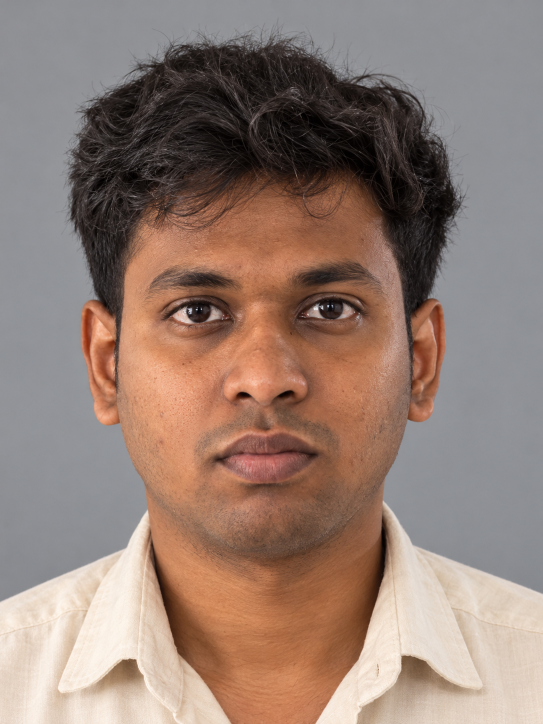
#> input picture assets/source/aakash-clean-reference.png, 1086 x 1448 px (shown at 1/2 size)
$ python extract_hair_overlay.py
#> lines starting #> are read from the running program, lines starting #| are printed output that depends on the picture; after the words box and inside, x2 and y2 are one past the last pixel; in counts of white or black regions, pixels touching at a corner belong together
"""Lift Aakash's photographed dark curls into an aligned transparent layer."""

from pathlib import Path

import numpy as np
from PIL import Image, ImageFilter


ROOT = Path(__file__).resolve().parents[1]
SOURCE = ROOT / "assets/source/aakash-clean-reference.png"
OUTPUT = ROOT / "assets/aakash-hair-overlay.png"
CROP = (130, 50, 950, 650)


def main() -> None:
    source = Image.open(SOURCE).convert("RGB").crop(CROP)
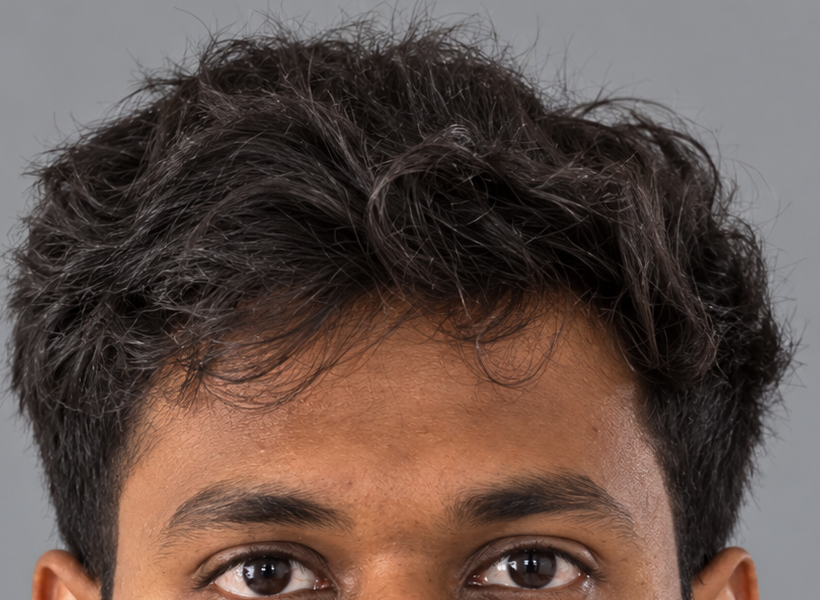
#> source: PIL image 820x600 RGB; mean R, G, B 97.7, 80.1, 73.2
    rgb = np.asarray(source, dtype=np.float32)
    height, width = rgb.shape[:2]
#> height = 600; width = 820
    yy, xx = np.mgrid[CROP[1]:CROP[3], CROP[0]:CROP[2]]
    luminance = rgb[..., 0] * .28 + rgb[..., 1] * .59 + rgb[..., 2] * .13
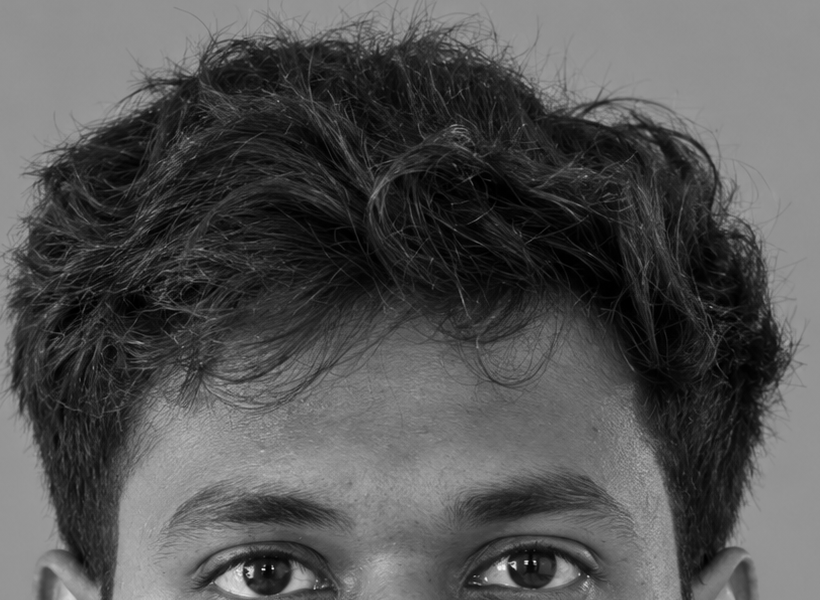
#> luminance: shape (600, 820) float32; min 0, max 248.4, mean 84.1
    # The source has dark hair against gray and warm skin. Keep translucent
    # flyaways while excluding the eyebrows below the photographed hairline.
    alpha = np.clip((122 - luminance) / 65, 0, 1) ** 1.1
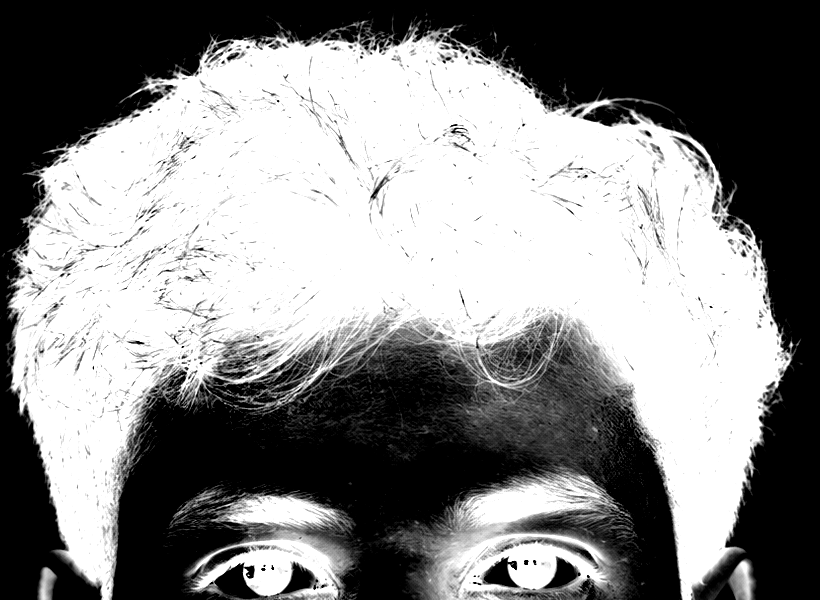
#> alpha: shape (600, 820) float32; min 0, max 1, mean 0.527
    lower_edge = 455 + 90 * np.minimum(1, (np.abs(xx - 540) / 360) ** 2)
    alpha *= np.clip((lower_edge - yy) / 75, 0, 1)
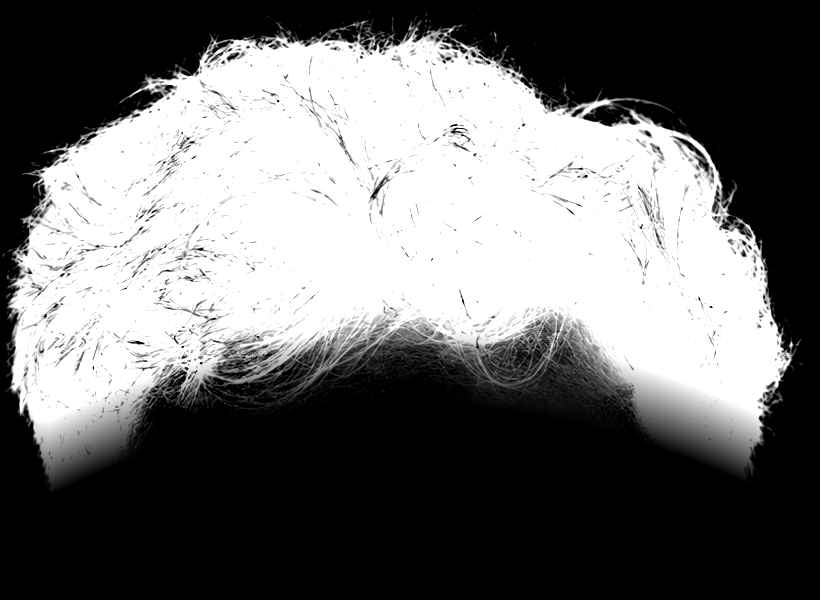
#> alpha: shape (600, 820) float32; min 0, max 1, mean 0.425
    alpha *= np.clip((xx - 135) / 25, 0, 1) * np.clip((945 - xx) / 25, 0, 1)
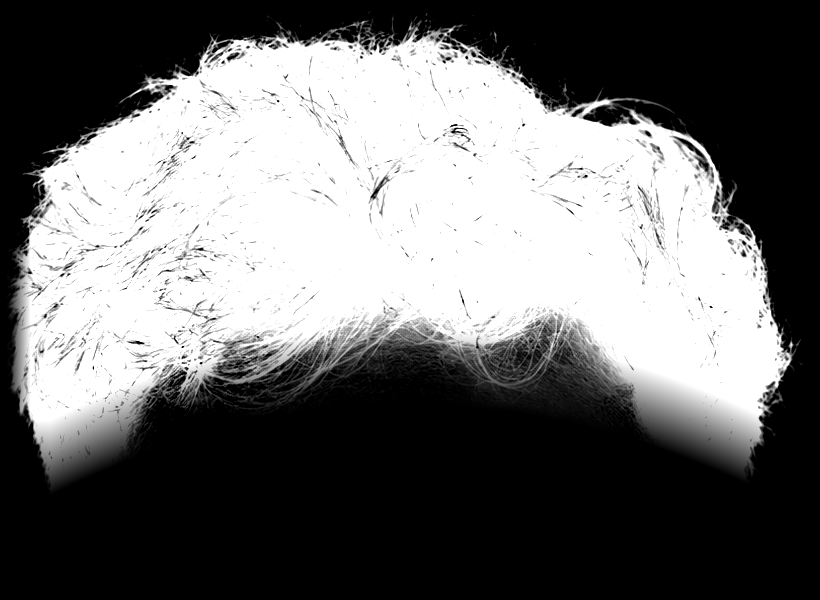
#> alpha: shape (600, 820) float32; 0.72% of pixels changed, all inside (x1, y1, x2, y2) = (0, 166, 803, 430)
    alpha *= np.clip((yy - 51) / 20, 0, 1)
#> alpha: shape (600, 820) float32; 0.02% of pixels changed, all inside (x1, y1, x2, y2) = (266, 9, 475, 21)
    alpha = Image.fromarray(np.uint8(np.round(alpha * 255)), "L").filter(ImageFilter.GaussianBlur(.55))
#> alpha: PIL image 820x600 L
    rgba = source.convert("RGBA")
    rgba.putalpha(alpha)
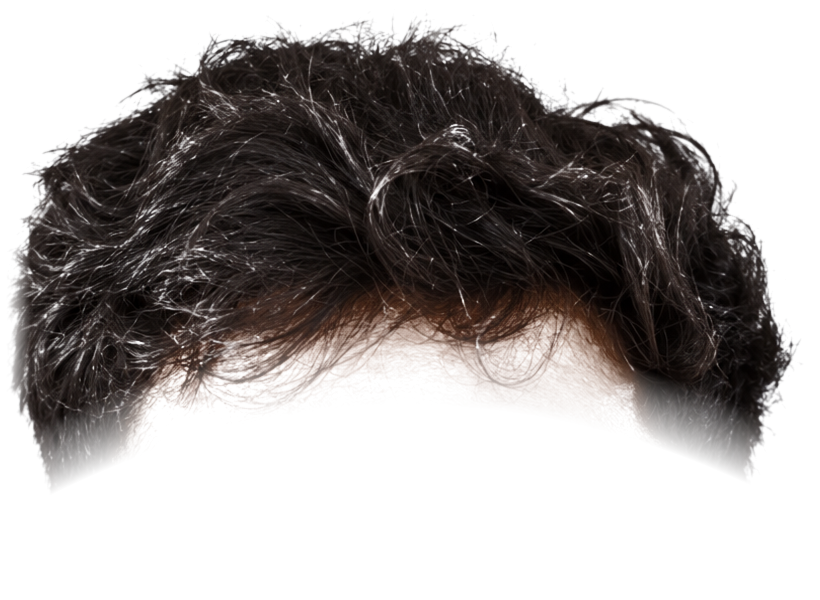
#> rgba: PIL image 820x600 RGBA; mean R, G, B, A 97.7, 80.1, 73.2, 108.1; transparent parts drawn white
    rgba.save(OUTPUT, optimize=True)
    print(f"Wrote {OUTPUT} ({width}x{height})")
#| Wrote assets/aakash-hair-overlay.png (820x600)


if __name__ == "__main__":
    main()

$ run again, with assets/source/aakash-bald-generated.png copied over assets/source/aakash-clean-reference.png
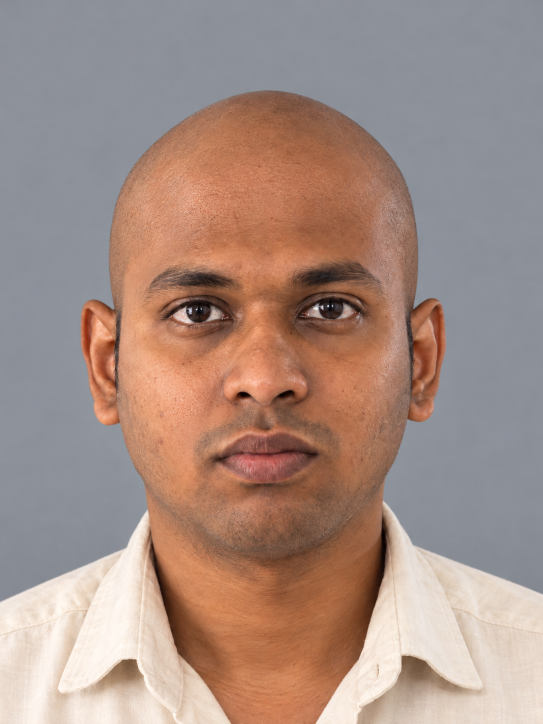
#> input picture assets/source/aakash-bald-generated.png, 1086 x 1448 px (shown at 1/2 size)
#> in main, `alpha *= np.clip((lower_edge - yy) / 75, 0, 1)`:
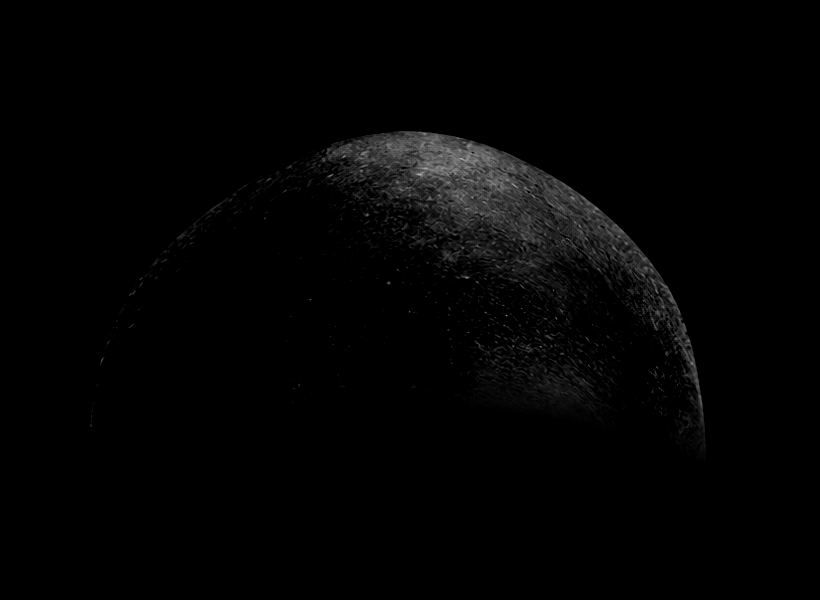
#> alpha: shape (600, 820) float32; min 0, max 0.705, mean 0.0138
#> in main, `rgba.putalpha(alpha)`:
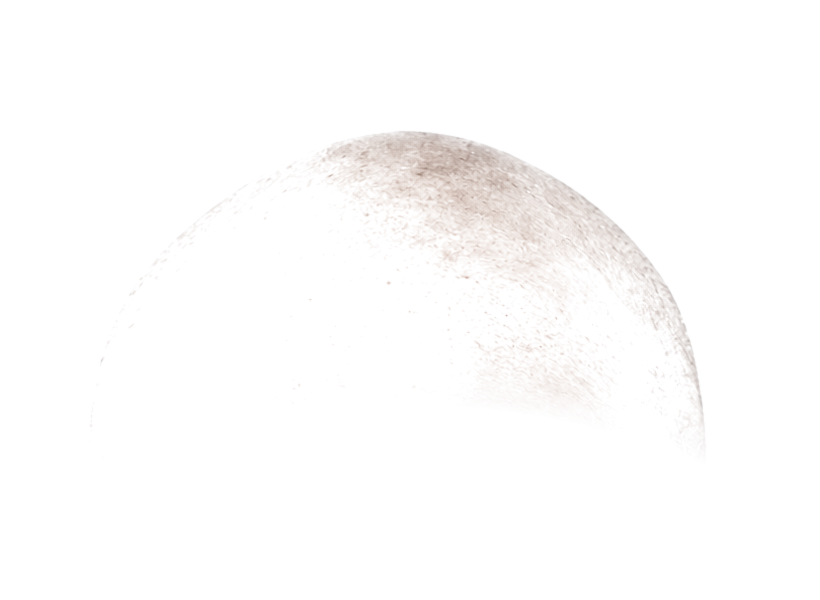
#> rgba: PIL image 820x600 RGBA; mean R, G, B, A 154.3, 128.6, 119.3, 3.5; transparent parts drawn white
#| Wrote assets/aakash-hair-overlay.png (820x600)
